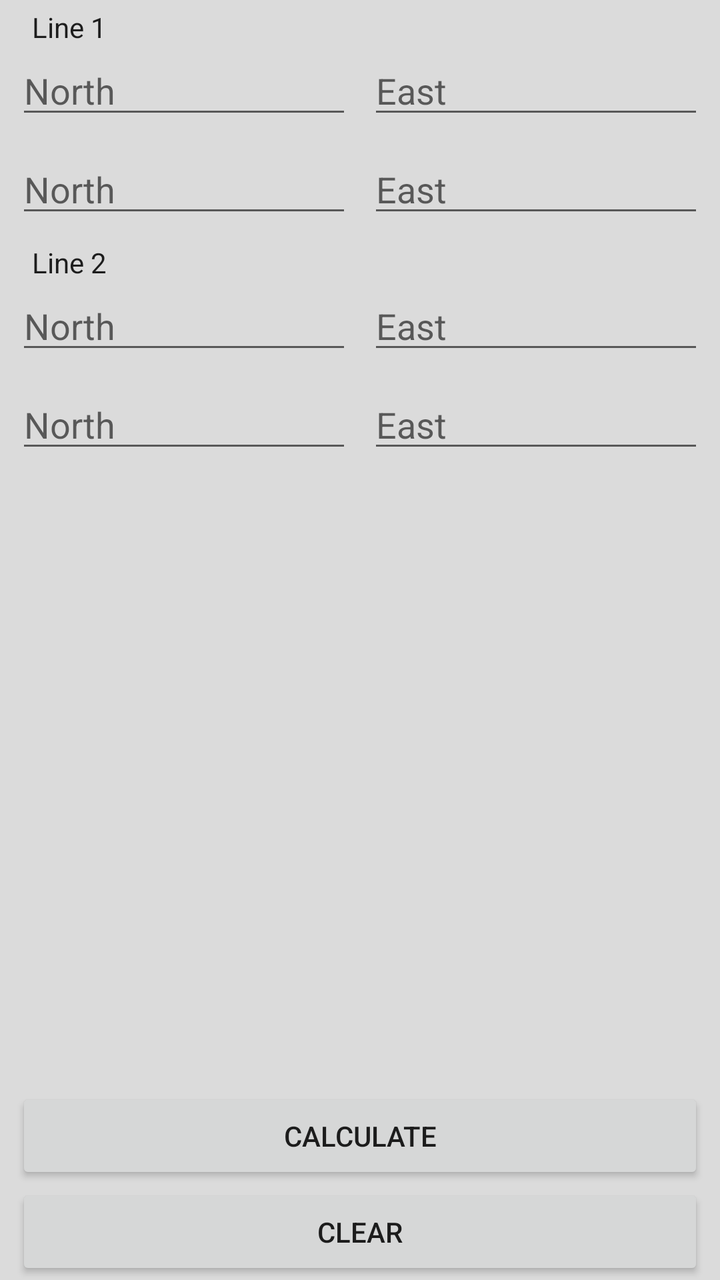
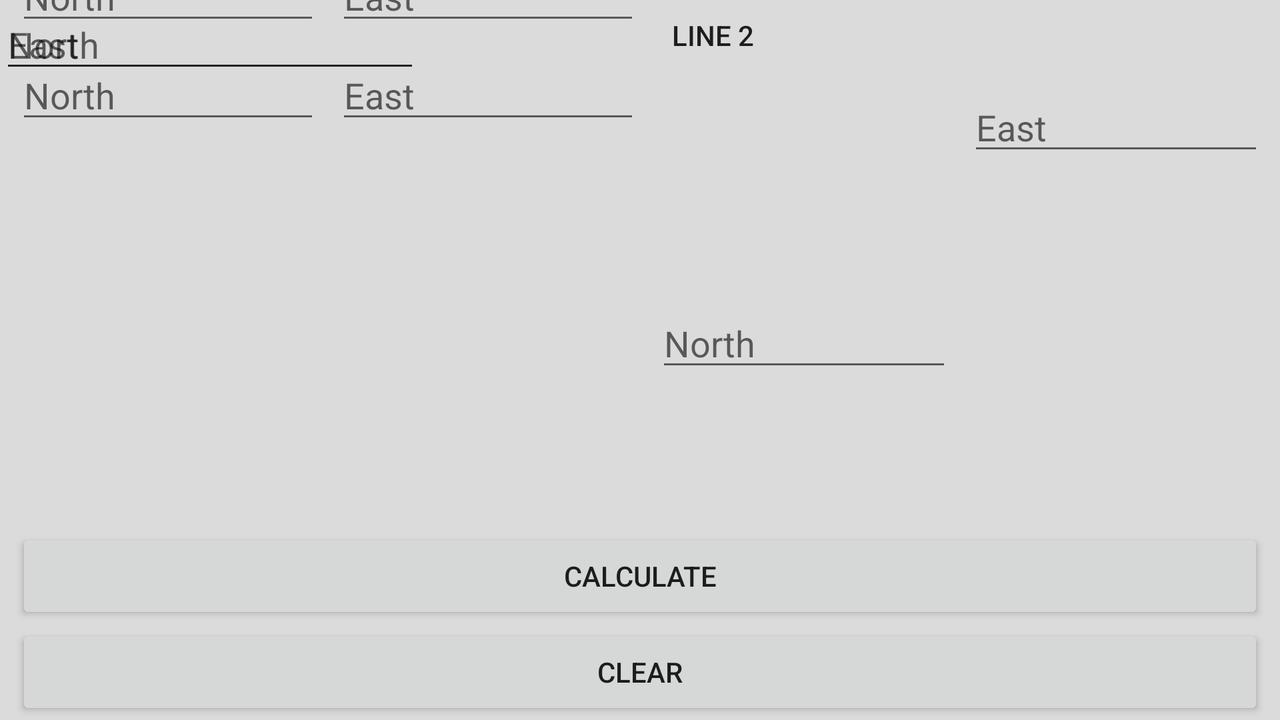

First picture: res/layout/ on a phone held upright. Second picture: the repository's own variant of that layout, on a device whose configuration matches the variant's folder. Source for both follows.
<!-- AndroidManifest.xml: application theme AppTheme -->
<!-- res/layout/fragment_for_point_intersection.xml -->
<?xml version="1.0" encoding="utf-8"?>

<androidx.constraintlayout.widget.ConstraintLayout xmlns:android="http://schemas.android.com/apk/res/android"
    xmlns:app="http://schemas.android.com/apk/res-auto"
    xmlns:tools="http://schemas.android.com/tools"
    android:layout_width="match_parent"
    android:layout_height="match_parent"
    android:background="#DBDBDB">

    <TextView
        android:id="@+id/textView1"
        android:layout_width="0dp"
        android:layout_height="wrap_content"
        android:layout_marginStart="16dp"
        android:layout_marginTop="4dp"
        android:text="Line 1"
        android:textAppearance="@style/TextAppearance.AppCompat.Body1"
        app:layout_constraintBottom_toTopOf="@+id/editTxtNorth1"
        app:layout_constraintEnd_toEndOf="parent"
        app:layout_constraintHorizontal_bias="0.498"
        app:layout_constraintStart_toStartOf="parent"
        app:layout_constraintTop_toTopOf="parent" />

    <EditText
        android:id="@+id/editTxtNorth1"
        android:layout_width="0dp"
        android:layout_height="wrap_content"
        android:layout_marginStart="8dp"
        android:autofillHints=""
        android:ems="10"
        android:hint="North"
        android:inputType="numberDecimal"
        app:layout_constraintEnd_toStartOf="@+id/editTxtEast1"
        app:layout_constraintHorizontal_bias="0.5"
        app:layout_constraintStart_toStartOf="parent"
        app:layout_constraintTop_toBottomOf="@+id/textView1" />

    <EditText
        android:id="@+id/editTxtEast1"
        android:layout_width="0dp"
        android:layout_height="wrap_content"
        android:layout_marginStart="8dp"
        android:layout_marginEnd="8dp"
        android:autofillHints=""
        android:ems="10"
        android:hint="East"
        android:inputType="numberDecimal"
        app:layout_constraintBaseline_toBaselineOf="@+id/editTxtNorth1"
        app:layout_constraintEnd_toEndOf="parent"
        app:layout_constraintHorizontal_bias="0.5"
        app:layout_constraintStart_toEndOf="@+id/editTxtNorth1" />

    <EditText
        android:id="@+id/editTxtNorth2"
        android:layout_width="0dp"
        android:layout_height="wrap_content"
        android:layout_marginStart="8dp"
        android:layout_marginTop="8dp"
        android:ems="10"
        android:hint="North"
        android:inputType="numberDecimal"
        app:layout_constraintEnd_toStartOf="@+id/editTxtEast2"
        app:layout_constraintHorizontal_bias="0.5"
        app:layout_constraintStart_toStartOf="parent"
        app:layout_constraintTop_toBottomOf="@+id/editTxtNorth1" />

    <EditText
        android:id="@+id/editTxtEast2"
        android:layout_width="0dp"
        android:layout_height="wrap_content"
        android:layout_marginStart="8dp"
        android:layout_marginTop="8dp"
        android:layout_marginEnd="8dp"
        android:ems="10"
        android:hint="East"
        android:inputType="numberDecimal"
        app:layout_constraintEnd_toEndOf="parent"
        app:layout_constraintHorizontal_bias="0.5"
        app:layout_constraintStart_toEndOf="@+id/editTxtNorth2"
        app:layout_constraintTop_toBottomOf="@+id/editTxtEast1" />

    <TextView
        android:id="@+id/textView4"
        android:layout_width="0dp"
        android:layout_height="wrap_content"
        android:layout_marginStart="16dp"
        android:layout_marginTop="8dp"
        android:text="Line 2"
        android:textAppearance="@style/TextAppearance.AppCompat.Body1"
        app:layout_constraintEnd_toEndOf="parent"
        app:layout_constraintStart_toStartOf="parent"
        app:layout_constraintTop_toBottomOf="@+id/editTxtNorth2" />

    <EditText
        android:id="@+id/editTxtNorth3"
        android:layout_width="0dp"
        android:layout_height="wrap_content"
        android:layout_marginStart="8dp"
        android:ems="10"
        android:hint="North"
        android:inputType="numberDecimal"
        app:layout_constraintEnd_toStartOf="@+id/editTxtEast3"
        app:layout_constraintHorizontal_bias="0.5"
        app:layout_constraintStart_toStartOf="parent"
        app:layout_constraintTop_toBottomOf="@+id/textView4" />

    <EditText
        android:id="@+id/editTxtEast3"
        android:layout_width="0dp"
        android:layout_height="wrap_content"
        android:layout_marginStart="8dp"
        android:layout_marginEnd="8dp"
        android:ems="10"
        android:hint="East"
        android:inputType="numberDecimal"
        app:layout_constraintEnd_toEndOf="parent"
        app:layout_constraintHorizontal_bias="0.5"
        app:layout_constraintStart_toEndOf="@+id/editTxtNorth3"
        app:layout_constraintTop_toBottomOf="@+id/textView4" />

    <EditText
        android:id="@+id/editTxtNorth4"
        android:layout_width="0dp"
        android:layout_height="wrap_content"
        android:layout_marginStart="8dp"
        android:layout_marginTop="8dp"
        android:ems="10"
        android:hint="North"
        android:inputType="numberDecimal"
        app:layout_constraintEnd_toStartOf="@+id/editTxtEast4"
        app:layout_constraintHorizontal_bias="0.5"
        app:layout_constraintStart_toStartOf="parent"
        app:layout_constraintTop_toBottomOf="@+id/editTxtNorth3" />

    <EditText
        android:id="@+id/editTxtEast4"
        android:layout_width="0dp"
        android:layout_height="wrap_content"
        android:layout_marginStart="8dp"
        android:layout_marginTop="8dp"
        android:layout_marginEnd="8dp"
        android:ems="10"
        android:hint="East"
        android:inputType="numberDecimal"
        app:layout_constraintEnd_toEndOf="parent"
        app:layout_constraintHorizontal_bias="0.5"
        app:layout_constraintStart_toEndOf="@+id/editTxtNorth4"
        app:layout_constraintTop_toBottomOf="@+id/editTxtEast3" />

    <Button
        android:id="@+id/clearBtt"
        android:layout_width="0dp"
        android:layout_height="wrap_content"
        android:layout_marginStart="8dp"
        android:layout_marginEnd="8dp"
        android:text="Clear"
        app:layout_constraintBottom_toBottomOf="parent"
        app:layout_constraintEnd_toEndOf="parent"
        app:layout_constraintStart_toStartOf="parent" />

    <Button
        android:id="@+id/calculateBtt"
        android:layout_width="0dp"
        android:layout_height="wrap_content"
        android:layout_marginStart="8dp"
        android:layout_marginEnd="8dp"
        android:text="Calculate"
        app:layout_constraintBottom_toTopOf="@+id/clearBtt"
        app:layout_constraintEnd_toEndOf="parent"
        app:layout_constraintStart_toStartOf="parent" />

    <TextView
        android:id="@+id/txtIntersectionType"
        android:layout_width="0dp"
        android:layout_height="wrap_content"
        android:layout_marginStart="8dp"
        android:layout_marginTop="16dp"
        android:layout_marginEnd="8dp"
        android:text="TextView"
        android:textAppearance="@style/TextAppearance.AppCompat.Body2"
        android:visibility="gone"
        app:layout_constraintEnd_toEndOf="parent"
        app:layout_constraintStart_toStartOf="parent"
        app:layout_constraintTop_toBottomOf="@+id/editTxtNorth4" />

    <TextView
        android:id="@+id/txtResult"
        android:layout_width="0dp"
        android:layout_height="wrap_content"
        android:layout_marginStart="8dp"
        android:layout_marginTop="8dp"
        android:layout_marginEnd="8dp"
        android:text="TextView"
        android:textAppearance="@style/TextAppearance.AppCompat.Body2"
        android:visibility="gone"
        app:layout_constraintEnd_toEndOf="parent"
        app:layout_constraintStart_toStartOf="parent"
        app:layout_constraintTop_toBottomOf="@+id/txtIntersectionType" />

</androidx.constraintlayout.widget.ConstraintLayout>
<!-- resources referenced by this layout -->
<resources>
  <style name="AppTheme" parent="Theme.AppCompat.Light.NoActionBar">
          
          <item name="colorPrimary">@color/colorPrimary</item>
          <item name="colorPrimaryDark">@color/colorPrimaryDark</item>
          <item name="colorAccent">@color/colorAccent</item>
      </style>
</resources>
<!-- res/layout-normal-land/fragment_for_point_intersection.xml (the repository's variant of the layout above) -->
<!-- drawn on the phone turned sideways -->
<?xml version="1.0" encoding="utf-8"?>

<androidx.constraintlayout.widget.ConstraintLayout xmlns:android="http://schemas.android.com/apk/res/android"
    xmlns:app="http://schemas.android.com/apk/res-auto"
    xmlns:tools="http://schemas.android.com/tools"
    android:layout_width="match_parent"
    android:layout_height="match_parent"
    android:background="#DBDBDB">

    <androidx.constraintlayout.widget.Guideline
        android:id="@+id/guideline4"
        android:layout_width="wrap_content"
        android:layout_height="wrap_content"
        android:orientation="horizontal"
        app:layout_constraintGuide_end="411dp" />

    <TextView
        android:id="@+id/textView1"
        android:layout_width="0dp"
        android:layout_height="wrap_content"
        android:layout_marginStart="16dp"
        android:layout_marginTop="8dp"
        android:text="Line 1"
        android:textAppearance="@style/TextAppearance.AppCompat.Widget.ActionBar.Menu"
        app:layout_constraintEnd_toStartOf="@+id/guideline8"
        app:layout_constraintStart_toStartOf="parent"
        app:layout_constraintTop_toTopOf="@id/guideline4" />

    <EditText
        android:id="@+id/editTxtNorth1"
        android:layout_width="0dp"
        android:layout_height="wrap_content"
        android:layout_marginStart="8dp"
        android:autofillHints=""
        android:ems="10"
        android:hint="North"
        android:inputType="numberDecimal"
        app:layout_constraintEnd_toStartOf="@+id/editTxtEast1"
        app:layout_constraintHorizontal_bias="0.5"
        app:layout_constraintStart_toStartOf="parent"
        app:layout_constraintTop_toBottomOf="@+id/textView1" />

    <EditText
        android:id="@+id/editTxtEast1"
        android:layout_width="0dp"
        android:layout_height="wrap_content"
        android:layout_marginStart="8dp"
        android:autofillHints=""
        android:ems="10"
        android:hint="East"
        android:inputType="numberDecimal"
        app:layout_constraintBaseline_toBaselineOf="@+id/editTxtNorth1"
        app:layout_constraintEnd_toEndOf="@+id/textView1"
        app:layout_constraintHorizontal_bias="0.5"
        app:layout_constraintStart_toEndOf="@+id/editTxtNorth1" />

    <EditText
        android:id="@+id/editTxtNorth2"
        android:layout_width="0dp"
        android:layout_height="wrap_content"
        android:layout_marginStart="8dp"
        android:layout_marginTop="8dp"
        android:ems="10"
        android:hint="North"
        android:inputType="numberDecimal"
        app:layout_constraintEnd_toStartOf="@+id/editTxtEast2"
        app:layout_constraintHorizontal_bias="0.5"
        app:layout_constraintStart_toStartOf="parent"
        app:layout_constraintTop_toBottomOf="@+id/editTxtNorth1" />

    <EditText
        android:id="@+id/editTxtEast2"
        android:layout_width="0dp"
        android:layout_height="wrap_content"
        android:layout_marginStart="8dp"
        android:layout_marginTop="8dp"
        android:ems="10"
        android:hint="East"
        android:inputType="numberDecimal"
        app:layout_constraintEnd_toEndOf="@+id/editTxtEast1"
        app:layout_constraintHorizontal_bias="0.5"
        app:layout_constraintStart_toEndOf="@+id/editTxtNorth2"
        app:layout_constraintTop_toBottomOf="@+id/editTxtEast1" />

    <TextView
        android:id="@+id/textView4"
        android:layout_width="0dp"
        android:layout_height="wrap_content"
        android:layout_marginStart="16dp"
        android:layout_marginTop="8dp"
        android:text="Line 2"
        android:textAppearance="@style/TextAppearance.AppCompat.Widget.ActionBar.Menu"
        app:layout_constraintEnd_toEndOf="parent"
        app:layout_constraintStart_toEndOf="@+id/textView1"
        app:layout_constraintTop_toTopOf="parent" />

    <EditText
        android:id="@+id/editTxtNorth3"
        android:layout_width="0dp"
        android:layout_height="wrap_content"
        android:ems="10"
        android:hint="North"
        android:inputType="numberDecimal"
        tools:layout_editor_absoluteX="381dp"
        tools:layout_editor_absoluteY="27dp" />

    <EditText
        android:id="@+id/editTxtEast3"
        android:layout_width="0dp"
        android:layout_height="wrap_content"
        android:ems="10"
        android:hint="East"
        android:inputType="numberDecimal"
        tools:layout_editor_absoluteX="590dp"
        tools:layout_editor_absoluteY="35dp" />

    <EditText
        android:id="@+id/editTxtNorth4"
        android:layout_width="0dp"
        android:layout_height="wrap_content"
        android:layout_marginStart="8dp"
        android:layout_marginTop="108dp"
        android:ems="10"
        android:hint="North"
        android:inputType="numberDecimal"
        app:layout_constraintEnd_toStartOf="@+id/editTxtEast4"
        app:layout_constraintHorizontal_bias="0.5"
        app:layout_constraintStart_toEndOf="@+id/editTxtEast1"
        app:layout_constraintTop_toBottomOf="@+id/editTxtNorth3" />

    <EditText
        android:id="@+id/editTxtEast4"
        android:layout_width="0dp"
        android:layout_height="wrap_content"
        android:layout_marginStart="8dp"
        android:layout_marginEnd="8dp"
        android:ems="10"
        android:hint="East"
        android:inputType="numberDecimal"
        app:layout_constraintEnd_toEndOf="parent"
        app:layout_constraintHorizontal_bias="0.5"
        app:layout_constraintStart_toEndOf="@+id/editTxtNorth4"
        app:layout_constraintTop_toBottomOf="@+id/editTxtEast3" />

    <androidx.constraintlayout.widget.Guideline
        android:id="@+id/guideline5"
        android:layout_width="wrap_content"
        android:layout_height="wrap_content"
        android:orientation="horizontal"
        app:layout_constraintGuide_percent="0.61" />


    <androidx.constraintlayout.widget.Guideline
        android:id="@+id/guideline6"
        android:layout_width="wrap_content"
        android:layout_height="wrap_content"
        android:orientation="horizontal"
        app:layout_constraintGuide_begin="1dp"
        app:layout_constraintGuide_percent="1.0" />

    <Button
        android:id="@+id/clearBtt"
        android:layout_width="0dp"
        android:layout_height="wrap_content"
        android:layout_marginStart="8dp"
        android:layout_marginEnd="8dp"
        android:text="Clear"
        app:layout_constraintBottom_toTopOf="@+id/guideline6"
        app:layout_constraintEnd_toEndOf="parent"
        app:layout_constraintStart_toStartOf="parent" />

    <Button
        android:id="@+id/calculateBtt"
        android:layout_width="0dp"
        android:layout_height="wrap_content"
        android:layout_marginStart="8dp"
        android:layout_marginEnd="8dp"
        android:text="Calculate"
        app:layout_constraintBottom_toTopOf="@+id/clearBtt"
        app:layout_constraintEnd_toEndOf="parent"
        app:layout_constraintStart_toStartOf="parent" />

    <androidx.constraintlayout.widget.Guideline
        android:id="@+id/guideline8"
        android:layout_width="wrap_content"
        android:layout_height="wrap_content"
        android:orientation="vertical"
        app:layout_constraintGuide_percent="0.5"  />

</androidx.constraintlayout.widget.ConstraintLayout>
